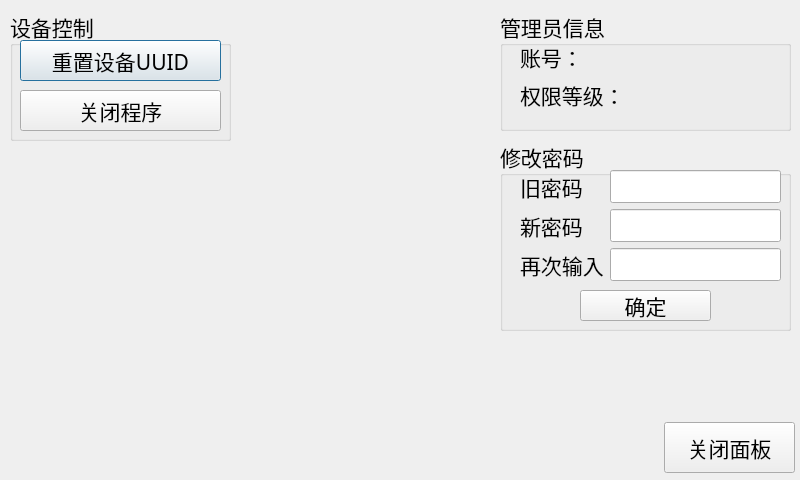
<?xml version="1.0" encoding="UTF-8"?>
<ui version="4.0">
 <class>OperatorDialog</class>
 <widget class="QDialog" name="OperatorDialog">
  <property name="geometry">
   <rect>
    <x>0</x>
    <y>0</y>
    <width>800</width>
    <height>480</height>
   </rect>
  </property>
  <property name="minimumSize">
   <size>
    <width>800</width>
    <height>480</height>
   </size>
  </property>
  <property name="maximumSize">
   <size>
    <width>800</width>
    <height>480</height>
   </size>
  </property>
  <property name="font">
   <font>
    <family>黑体</family>
    <pointsize>16</pointsize>
   </font>
  </property>
  <property name="windowTitle">
   <string>Dialog</string>
  </property>
  <widget class="QGroupBox" name="groupBox">
   <property name="geometry">
    <rect>
     <x>10</x>
     <y>10</y>
     <width>221</width>
     <height>131</height>
    </rect>
   </property>
   <property name="title">
    <string>设备控制</string>
   </property>
   <widget class="QPushButton" name="button_reset_UUID">
    <property name="geometry">
     <rect>
      <x>10</x>
      <y>30</y>
      <width>201</width>
      <height>41</height>
     </rect>
    </property>
    <property name="text">
     <string>重置设备UUID</string>
    </property>
   </widget>
   <widget class="QPushButton" name="button_quit">
    <property name="geometry">
     <rect>
      <x>10</x>
      <y>80</y>
      <width>201</width>
      <height>41</height>
     </rect>
    </property>
    <property name="text">
     <string>关闭程序</string>
    </property>
   </widget>
  </widget>
  <widget class="QGroupBox" name="groupBox_2">
   <property name="geometry">
    <rect>
     <x>500</x>
     <y>10</y>
     <width>291</width>
     <height>121</height>
    </rect>
   </property>
   <property name="title">
    <string>管理员信息</string>
   </property>
   <widget class="QWidget" name="verticalLayoutWidget">
    <property name="geometry">
     <rect>
      <x>20</x>
      <y>30</y>
      <width>261</width>
      <height>71</height>
     </rect>
    </property>
    <layout class="QVBoxLayout" name="verticalLayout">
     <item>
      <widget class="QLabel" name="label_op_user">
       <property name="text">
        <string>账号：</string>
       </property>
      </widget>
     </item>
     <item>
      <widget class="QLabel" name="label_op_level">
       <property name="text">
        <string>权限等级：</string>
       </property>
      </widget>
     </item>
    </layout>
   </widget>
  </widget>
  <widget class="QGroupBox" name="groupBox_3">
   <property name="geometry">
    <rect>
     <x>500</x>
     <y>140</y>
     <width>291</width>
     <height>191</height>
    </rect>
   </property>
   <property name="font">
    <font>
     <family>黑体</family>
     <pointsize>16</pointsize>
    </font>
   </property>
   <property name="title">
    <string>修改密码</string>
   </property>
   <widget class="QWidget" name="formLayoutWidget">
    <property name="geometry">
     <rect>
      <x>20</x>
      <y>30</y>
      <width>261</width>
      <height>111</height>
     </rect>
    </property>
    <layout class="QFormLayout" name="formLayout">
     <item row="0" column="0">
      <widget class="QLabel" name="label">
       <property name="text">
        <string>旧密码</string>
       </property>
      </widget>
     </item>
     <item row="1" column="0">
      <widget class="QLabel" name="label_2">
       <property name="text">
        <string>新密码</string>
       </property>
      </widget>
     </item>
     <item row="0" column="1">
      <widget class="QLineEdit" name="line_old_password">
       <property name="echoMode">
        <enum>QLineEdit::Password</enum>
       </property>
      </widget>
     </item>
     <item row="1" column="1">
      <widget class="QLineEdit" name="lineEdit_new_password_1">
       <property name="echoMode">
        <enum>QLineEdit::Password</enum>
       </property>
      </widget>
     </item>
     <item row="2" column="0">
      <widget class="QLabel" name="label_3">
       <property name="text">
        <string>再次输入</string>
       </property>
      </widget>
     </item>
     <item row="2" column="1">
      <widget class="QLineEdit" name="lineEdit_new_password_2">
       <property name="echoMode">
        <enum>QLineEdit::Password</enum>
       </property>
      </widget>
     </item>
    </layout>
   </widget>
   <widget class="QPushButton" name="button_change_password">
    <property name="geometry">
     <rect>
      <x>80</x>
      <y>150</y>
      <width>131</width>
      <height>31</height>
     </rect>
    </property>
    <property name="text">
     <string>确定</string>
    </property>
   </widget>
  </widget>
  <widget class="QPushButton" name="button_close">
   <property name="geometry">
    <rect>
     <x>664</x>
     <y>422</y>
     <width>131</width>
     <height>51</height>
    </rect>
   </property>
   <property name="text">
    <string>关闭面板</string>
   </property>
  </widget>
 </widget>
 <resources/>
 <connections/>
</ui>
